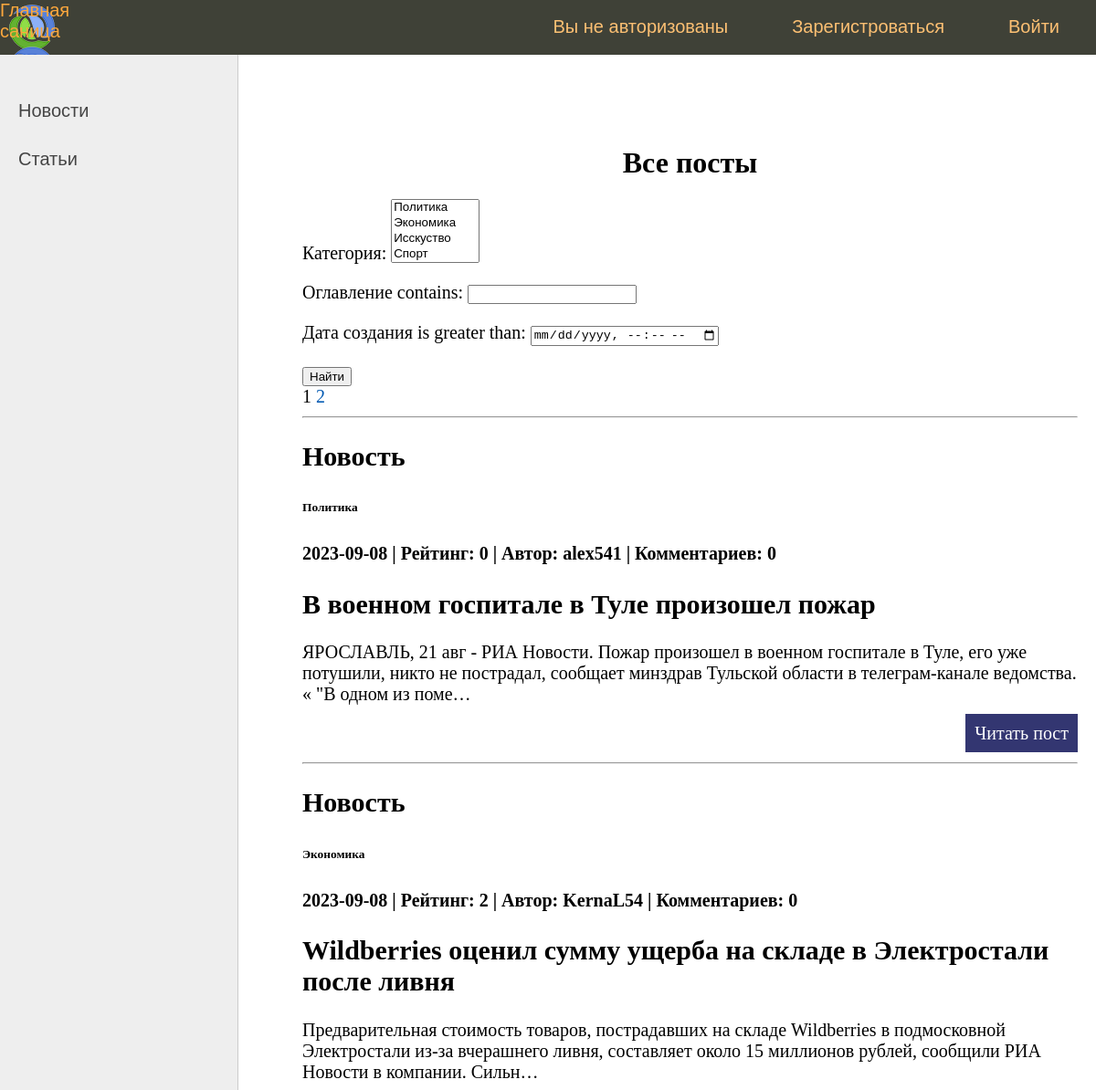
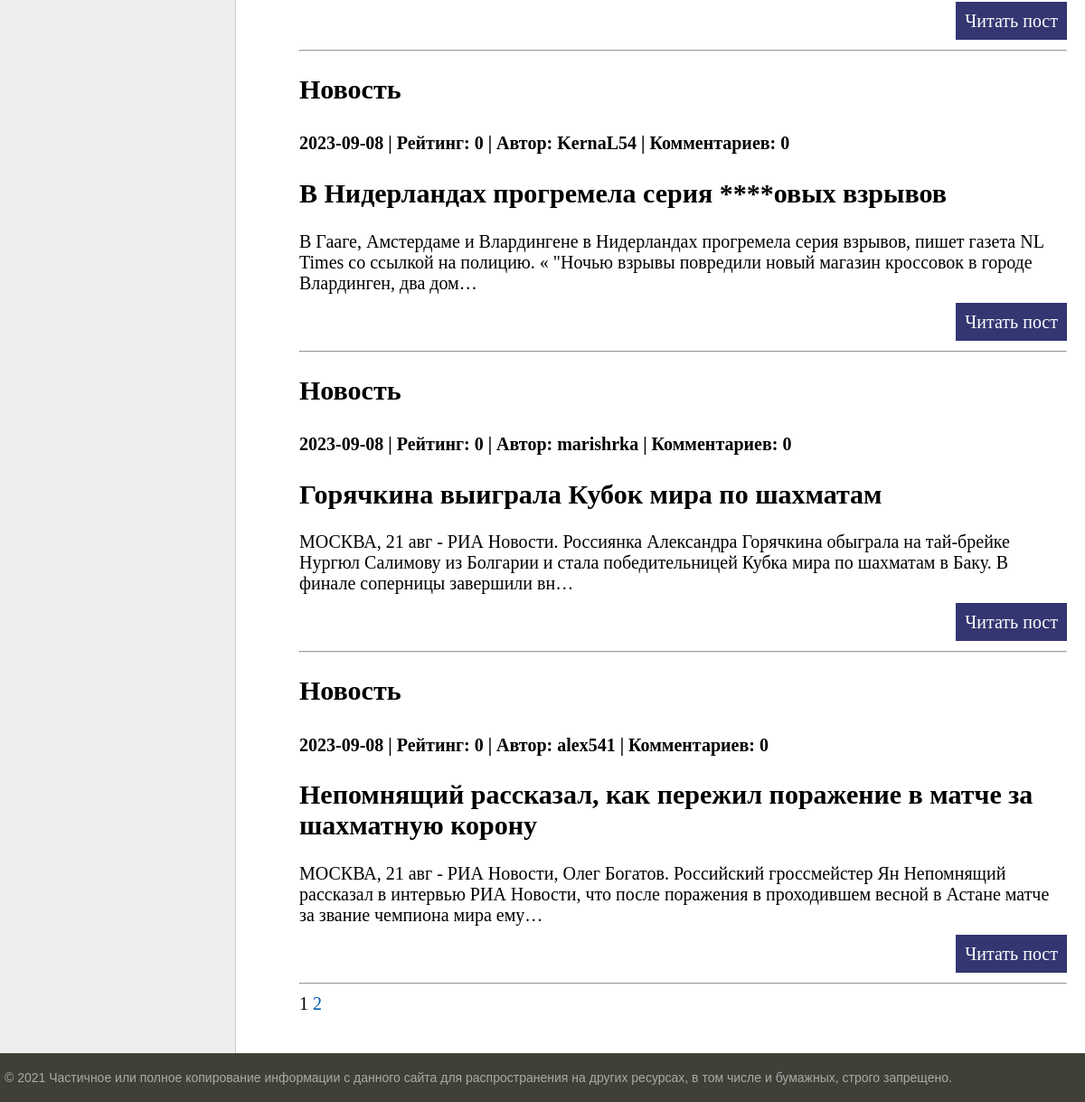
The app's page /, older data (2 pictures, top to bottom).
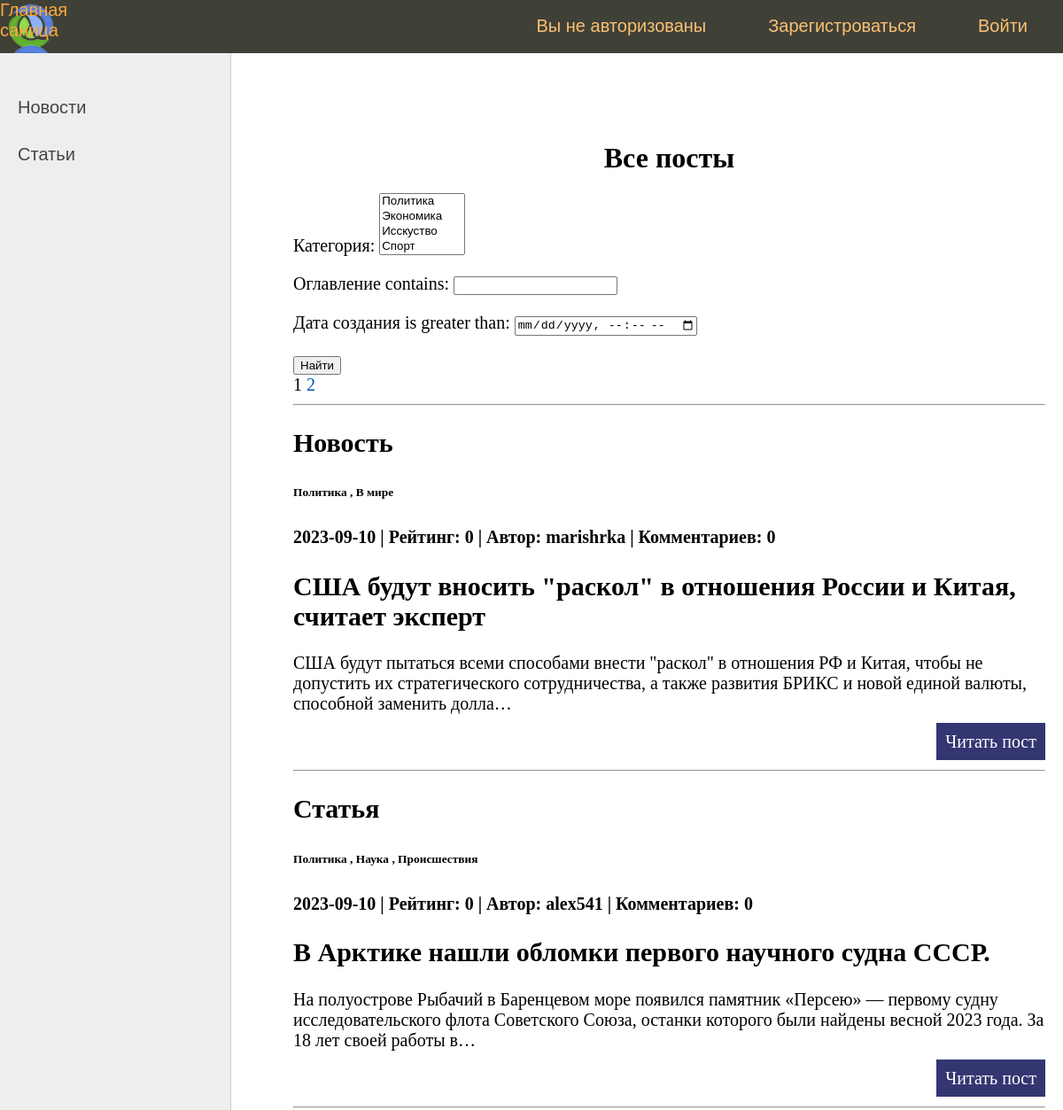
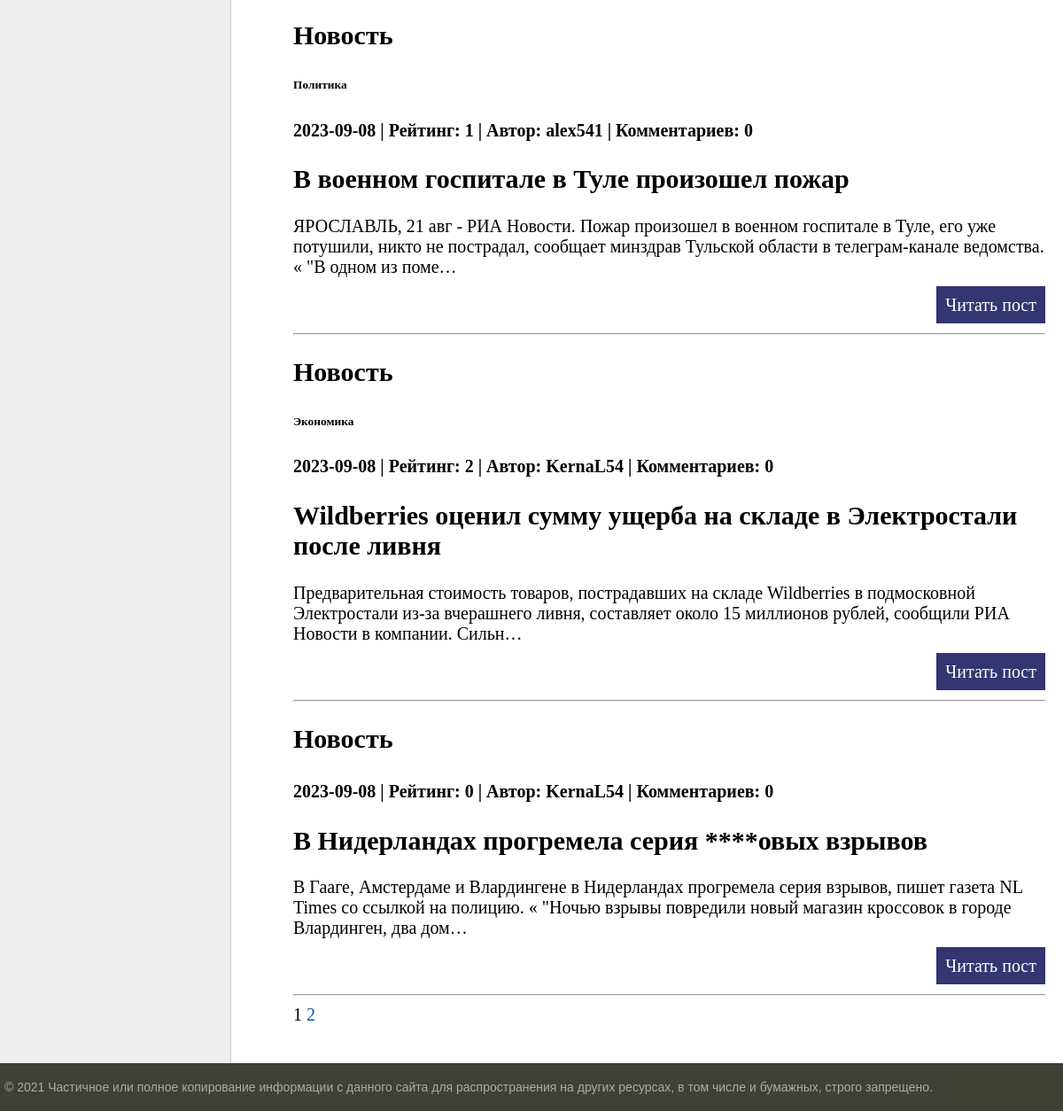
The same page, newer data (2 pictures, top to bottom).
### newsportal/models.py (models this page shows, shortened)
class Post(models.Model):
    author = models.ForeignKey(Author, on_delete=models.CASCADE, verbose_name='Автор')
    type_post = models.CharField(max_length=1, choices=POSTS, verbose_name='Тип поста')
    time_created = models.DateTimeField(auto_now_add=True, verbose_name='Дата создания')
    category = models.ManyToManyField(Category, through="PostCategory", verbose_name='Категория')
    title =  models.CharField(max_length=255, verbose_name='Оглавление')
    content = models.TextField( verbose_name='Содержание')
    rating = models.SmallIntegerField(default=0, verbose_name='Рейтинг')
    def get_absolute_url(self):
        return reverse('one_news', args=[str(self.id)])

class Category(models.Model):
    name = models.CharField(max_length=150, unique=True)
    def __str__(self):
        return self.name

class Author(models.Model):
    author = models.OneToOneField(User, on_delete=models.CASCADE)
    rating = models.SmallIntegerField(default=0)
    def __str__(self):
        return self.author.username

### newsportal/views.py (the view)
# urls.py: path('', ListPost.as_view(), name='index'),
class ListPost(ListView):
    model = Post
    ordering = '-time_created'
    template_name = 'index.html'
    context_object_name = 'posts'
    paginate_by = 5
    def get_queryset(self):
        queryset = super().get_queryset()
        self.filterset = PostFilter(self.request.GET, queryset)
        return self.filterset.qs
    def get_context_data(self, **kwargs):
        context = super().get_context_data(**kwargs)
        context['filterset'] = self.filterset
        context['title'] = 'Все посты'
        return context

### newsportal/templatetags/custom_filters.py (called while the page is built)
@register.filter()
def censor(value:str):
   swear_words = ('банан', 'морков', 'карто', 'броккол', 'ананас',
                  'Банан', 'Морков', 'Карто', 'Броккол', 'Ананас',)
   for word in swear_words:
      if word in value:
          value = value.replace(word, '****')
   return value

### newsportal/templatetags/custom_tags.py (called while the page is built)
@register.simple_tag(takes_context=True)
def url_replace(context, **kwargs):
   d = context['request'].GET.copy()
   for k, v in kwargs.items():
       d[k] = v
   return d.urlencode()

### templates/index.html (shortened to what this page needs)
{% extends 'default.html' %}
{% load custom_filters %}
{% block content %}
<h1 align="center">{{ title }}</h1>
   <form action="" method="get">
       {{ filterset.form.as_p }}
       <input type="submit" value="Найти" />
   </form>
{% if posts %}
{% include 'includes/paginations.html' %}
<hr>
{% for n in posts %}
<h2>{{ n.get_type_post_display }}</h2>
<h6>
{% for cat in n.category.all %}
{{ cat }}    {% if not forloop.last %}, {% endif %}
{% endfor %}
</h6>
<h4>{{ n.time_created|date:'Y-m-d' }} | Рейтинг: {{ n.rating }}
    | Автор: {{ n.author }} | Комментариев: {{ n.comment_set.count }} </h4>
<h2>{{ n.title|censor }}</h2>
<p>{{ n.content|truncatechars:200|censor}}</p>
   <p class="link-read-post"><a href="{{ n.get_absolute_url }}">Читать пост</a>
<hr>
{% endfor %}
{% include 'includes/paginations.html' %}
{% else %}
<h1>Постов нет</h1>
{% endif %}
<br><br>{% endblock content %}

Row changes from the older to the newer data that the page shows:
no longer on this page (row unchanged): Post: type_post "Новость", time_created "2023-09-08", rating "0", author "marishrka", comment_set.count "0", title|censor "Горячкина выиграла Кубок мира по шахматам", content|censor "МОСКВА, 21 авг - РИА Новости. Россиянка Александра Горячкина обыграла на тай-брейке Нургюл Салимову из Болгарии и стала победительницей Кубка мира по шахматам в Баку. В финале соперницы завершили вн…"
no longer on this page (row unchanged): Post: type_post "Новость", time_created "2023-09-08", rating "0", author "alex541", comment_set.count "0", title|censor "Непомнящий рассказал, как пережил поражение в матче за шахматную корону", content|censor "МОСКВА, 21 авг - РИА Новости, Олег Богатов. Российский гроссмейстер Ян Непомнящий рассказал в интервью РИА Новости, что после поражения в проходившем весной в Астане матче за звание чемпиона мира ему…"
added Post: type_post "Новость", time_created "2023-09-10", rating "0", author "marishrka", comment_set.count "0", title|censor "США будут вносить \"раскол\" в отношения России и Китая, считает эксперт", content|censor "США будут пытаться всеми способами внести \"раскол\" в отношения РФ и Китая, чтобы не допустить их стратегического сотрудничества, а также развития БРИКС и новой единой валюты, способной заменить долла…", Category (name "Политика")
now on this page (row unchanged): Category: name "В мире", shown under "Новость"
added Post: type_post "Статья", time_created "2023-09-10", rating "0", author "alex541", comment_set.count "0", title|censor "В Арктике нашли обломки первого научного судна СССР.", content|censor "На полуострове Рыбачий в Баренцевом море появился памятник «Персею» — первому судну исследовательского флота Советского Союза, останки которого были найдены весной 2023 года. За 18 лет своей работы в…", Category (name "Политика")
now on this page (row unchanged): Category: name "Наука", shown under "Статья"
now on this page (row unchanged): Category: name "Происшествия", shown under "Статья"
changed Post "В военном госпитале в Туле произошел пожар": rating "0" → "1"
